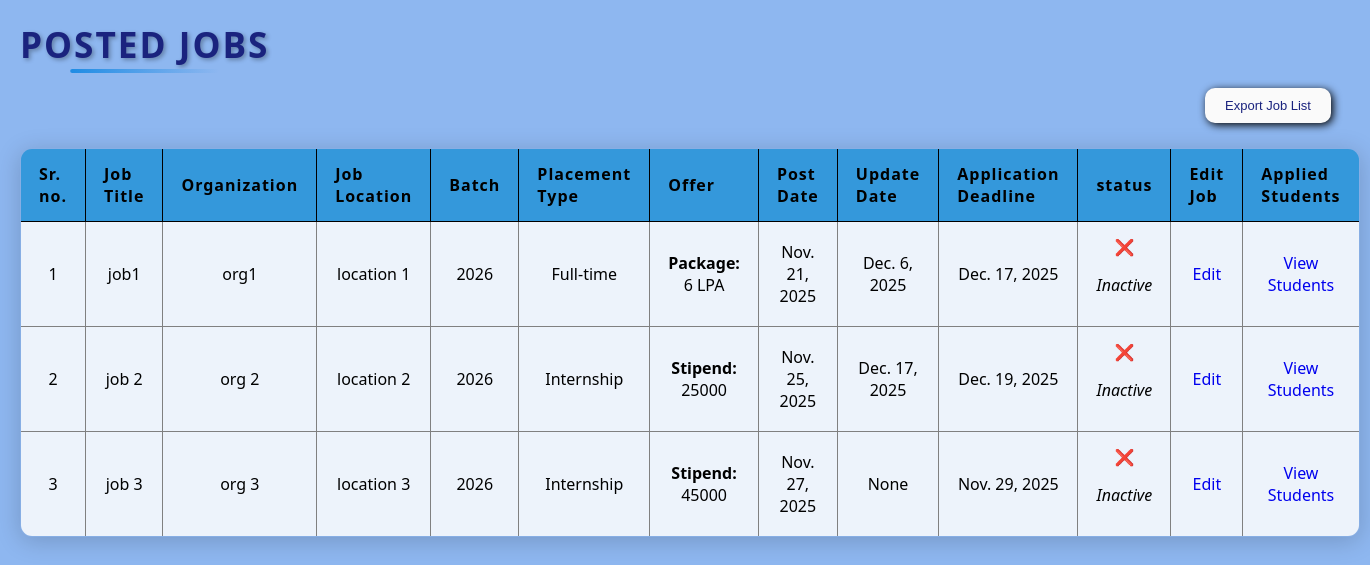
Before: /admin_home/view_jobs/ (signed in) with the older database file.
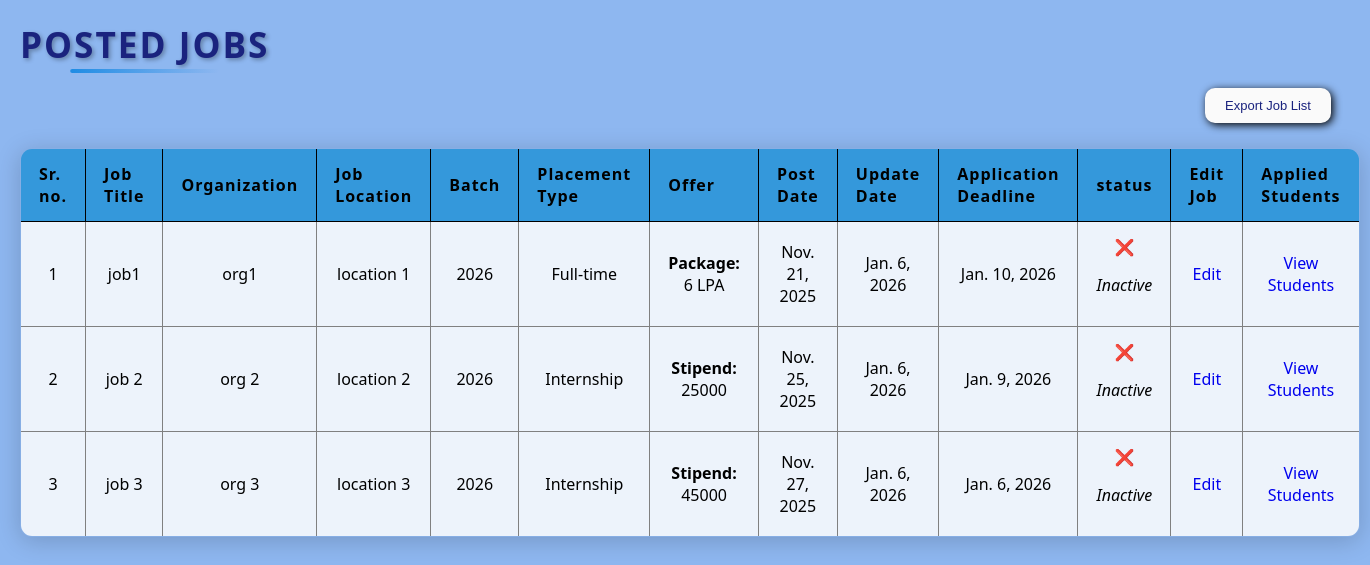
After: the same page with the newer database file.
### placement/models.py (models this page shows, shortened)
class Job(models.Model):
    job_id = models.UUIDField(primary_key=True, default=uuid.uuid4, editable=False)
    title = models.CharField(max_length=100)
    organization = models.CharField(max_length=100)
    location = models.CharField(max_length=100)
    description = models.TextField()
    placement_type = models.CharField(max_length=50)
    job_stipend = models.CharField(max_length=50)
    package = models.CharField(max_length=50)
    eligiblity_batch = models.CharField(max_length=50)
    eligiblity_10_marks = models.DecimalField(max_digits=5, decimal_places=2)
    eligiblity_12_marks = models.DecimalField(max_digits=5, decimal_places=2)
    eligiblity_college_marks = models.DecimalField(max_digits=5, decimal_places=2)
    eligiblity_others = models.TextField()
    application_deadline = models.DateField()
    question1 = models.CharField(max_length=200, blank=True, null=True)
    question2 = models.CharField(max_length=200, blank=True, null=True)
    question3 = models.CharField(max_length=200, blank=True, null=True)
    question4 = models.CharField(max_length=200, blank=True, null=True)
    question5 = models.CharField(max_length=200, blank=True, null=True)
    question6 = models.CharField(max_length=200, blank=True, null=True)
    question7 = models.CharField(max_length=200, blank=True, null=True)
    question8 = models.CharField(max_length=200, blank=True, null=True)
    question9 = models.CharField(max_length=200, blank=True, null=True)
    question10 = models.CharField(max_length=200, blank=True, null=True)
    type1 = models.CharField(max_length=20, blank=True, null=True)
    type2 = models.CharField(max_length=20, blank=True, null=True)
    type3 = models.CharField(max_length=20, blank=True, null=True)
    type4 = models.CharField(max_length=20, blank=True, null=True)
    type5 = models.CharField(max_length=20, blank=True, null=True)
    type6 = models.CharField(max_length=20, blank=True, null=True)
    type7 = models.CharField(max_length=20, blank=True, null=True)
    type8 = models.CharField(max_length=20, blank=True, null=True)
    type9 = models.CharField(max_length=20, blank=True, null=True)
    type10 = models.CharField(max_length=20, blank=True, null=True)
    post_date = models.DateField(auto_now_add=True)
    update_date = models.DateField(blank=True, null=True)
    active_status = models.BooleanField(default=True)

### placement/views.py (the view)
# urls.py: path('admin_home/view_jobs/', views.view_jobs, name='view_jobs'),
@login_required(login_url='/admin_login/')
def view_jobs(request):
    today = timezone.now().date()
    Job.objects.filter(application_deadline__lt=today, active_status=True).update(active_status=False)
    job_list= Job.objects.all()
    return render(request, "view_jobs.html", {"job_list":job_list})

### templates/view_jobs.html (shortened to what this page needs)
{% load static %}
<!DOCTYPE html>
<html lang="en">
<head>
    <link rel="stylesheet" href="{% static 'CSS/view_jobs.css' %}">
</head>
<body class="job-view-body">
    <h2 id="posted-jobs" > Posted Jobs</h2><br>
    <button class="export-btn" onclick="window.location.href='{% url 'export_jobs' %}'"> Export Job List </button>
    {% if job_list %}
        <table border="1" class="job-table">
            <tr style="border: 1px solid #000000;">
                <th>Sr. no.</th>
                <th>Job Title</th>
                <th>Organization</th>
                <th>Job Location</th>
                <th>Batch</th>
                <th>Placement Type </th>
                <th>Offer</th>
                <th>Post Date</th>
                <th>Update Date</th>
                <th>Application Deadline</th>
                <th>status</th>
                <th>Edit Job</th>
                <th>Applied Students</th>
            </tr>
            {% for job in job_list %}
            <tr>
                <td>{{ forloop.counter }}</td>
                <td>{{ job.title }}</td>
                <td>{{ job.organization }}</td>
                <td>{{ job.location }}</td>
                <td>{{job.eligiblity_batch}}</td>
                <td>{{ job.placement_type }}</td>
                <td>
                    {% if job.placement_type == "Internship" %}
                        <strong>Stipend:</strong> {{ job.job_stipend }}
                    {% elif job.placement_type == "Full-time" %}
                        <strong>Package:</strong> {{ job.package }} LPA
                    {% elif job.placement_type == "Internship + PPO" %}
                        <strong>Stipend:</strong> {{ job.job_stipend }}<br>
                        <strong>PPO:</strong> {{ job.package }} LPA
                    {% else %}
                        N/A
                    {% endif %}
                </td>
                <td>{{ job.post_date }}</td>
                <td>{{job.update_date}}</td>
                <td>{{ job.application_deadline }}</td>
                <td id="active_status">
                    {% if job.active_status == True %}
                        ✅
                        <p style="font-style: italic;">Active</p>
                    {% else %}
                        ❌
                        <p style="font-style: italic;">Inactive</p>
                    {% endif %}
                </td>
                <td><a href="{% url 'edit_job' job.job_id %}">Edit</a></td>
                <td><a href="{% url 'applied_student_list' job.job_id %}">View Students</a></td>
            </tr>
            {% endfor %}
        </table>
    {% else %}
        <p>No Jobs Available Yet</p>
    {% endif %}
</body>
</html>

Changed rows visible on the page:
changed Job "job1": update_date "Dec. 6, 2025" → "Jan. 6, 2026"; application_deadline "Dec. 17, 2025" → "Jan. 10, 2026"
changed Job "job 2": update_date "Dec. 17, 2025" → "Jan. 6, 2026"; application_deadline "Dec. 19, 2025" → "Jan. 9, 2026"
changed Job "job 3": update_date "None" → "Jan. 6, 2026"; application_deadline "Nov. 29, 2025" → "Jan. 6, 2026"
